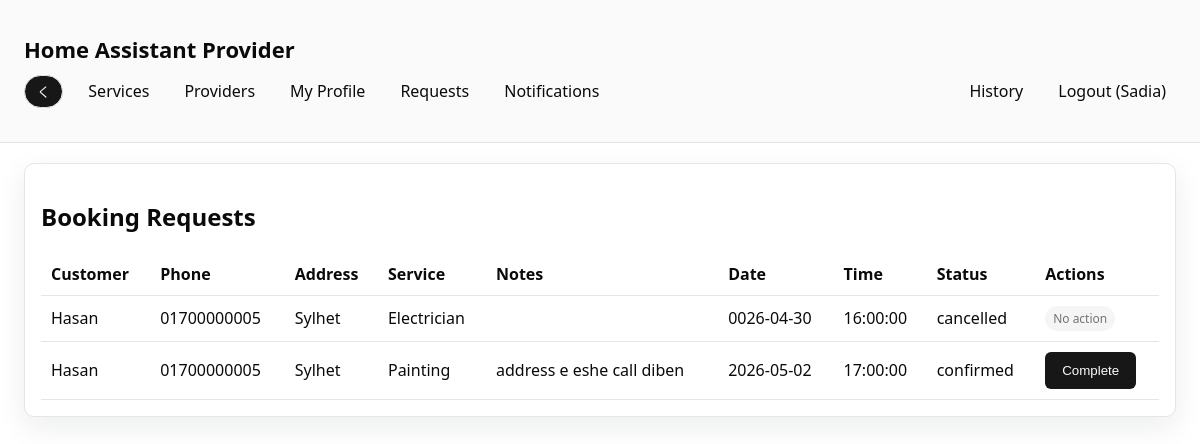
Page /provider_bookings.php (signed in) on the committed database.
### tables this page shows
CREATE TABLE `users` (
  `user_id` int(11) NOT NULL,
  `name` varchar(100) DEFAULT NULL,
  `email` varchar(100) DEFAULT NULL,
  `password` varchar(255) DEFAULT NULL,
  `phone` varchar(20) DEFAULT NULL,
  `address` text DEFAULT NULL,
  `role` varchar(20) DEFAULT NULL,
  `flag` tinyint(1) DEFAULT NULL,
  `nid_card` varchar(50) DEFAULT NULL,
  `nid_file` varchar(255) DEFAULT NULL,
  `verification_status` varchar(50) DEFAULT NULL,
  `balance` decimal(10,2) NOT NULL DEFAULT 0.00,
  `created_at` datetime NOT NULL DEFAULT current_timestamp(),
  `admin_id` int(11) DEFAULT NULL
);

CREATE TABLE `booking` (
  `booking_id` int(11) NOT NULL,
  `customer_id` int(11) DEFAULT NULL,
  `provider_id` int(11) DEFAULT NULL,
  `service_id` int(11) DEFAULT NULL,
  `booking_status` varchar(50) DEFAULT NULL,
  `time` time DEFAULT NULL,
  `date` date DEFAULT NULL,
  `notes` text DEFAULT NULL,
  `created_at` datetime NOT NULL DEFAULT current_timestamp()
);

CREATE TABLE `service` (
  `service_id` int(11) NOT NULL,
  `service_category` varchar(100) DEFAULT NULL,
  `price_per_hour` decimal(10,2) DEFAULT NULL
);

### includes/auth.php (called while the page is built, shortened)
<?php
require_once __DIR__ . "/../DBconnect.php";
require_once __DIR__ . "/functions.php";
function current_user($conn) {
    $user_id = (int)$_SESSION["user_id"];
    $stmt = db_query($conn, "SELECT * FROM users WHERE user_id = ? LIMIT 1", "i", [$user_id]);
    $result = $stmt->get_result();
    return $result->fetch_assoc();
}
function is_admin() {
    return ($_SESSION["role"] ?? "") === "admin";
}
function is_provider() {
    return ($_SESSION["role"] ?? "") === "provider";
}
?>

### includes/functions.php (called while the page is built, shortened)
<?php
function e($value) {
    return htmlspecialchars($value ?? "", ENT_QUOTES, "UTF-8");
}
function db_query($conn, $sql, $types = "", $params = []) {
    $stmt = $conn->prepare($sql);
    if ($types !== "" && !empty($params)) {
        $stmt->bind_param($types, ...$params);
    }
    if (!$stmt->execute()) {
        return false;
    }
    return $stmt;
}
?>

### provider_bookings.php (the view, shortened to what this page needs)
<?php
require_once __DIR__ . "/includes/header.php";
$stmt = db_query(
    $conn,
    "SELECT b.*, s.service_category, u.name AS customer_name, u.phone AS customer_phone, u.address AS customer_address
     FROM booking b
     LEFT JOIN service s ON s.service_id = b.service_id
     LEFT JOIN users u ON u.user_id = b.customer_id
     WHERE b.provider_id = ?
     ORDER BY b.booking_id DESC",
    "i",
    [$_SESSION["user_id"]]
);
$bookings = $stmt ? $stmt->get_result() : false;
?>
<div class="card">
    <h2>Booking Requests</h2>
    <?php if ($bookings && $bookings->num_rows > 0): ?>
        <table class="table">
            <thead>
                <tr>
                    <th>Customer</th>
                    <th>Phone</th>
                    <th>Address</th>
                    <th>Service</th>
                    <th>Notes</th>
                    <th>Date</th>
                    <th>Time</th>
                    <th>Status</th>
                    <th>Actions</th>
                </tr>
            </thead>
            <tbody>
                <?php while ($row = $bookings->fetch_assoc()): ?>
                    <tr>
                        <td><?php echo e($row["customer_name"]); ?></td>
                        <td><?php echo e($row["customer_phone"]); ?></td>
                        <td><?php echo e($row["customer_address"]); ?></td>
                        <td><?php echo e($row["service_category"]); ?></td>
                        <td><?php echo e($row["notes"]); ?></td>
                        <td><?php echo e($row["date"]); ?></td>
                        <td><?php echo e($row["time"]); ?></td>
                        <td><?php echo e($row["booking_status"]); ?></td>
                        <td>
                            <form method="post" style="display: flex; gap: 6px; flex-wrap: wrap;">
                                <?php if ($row["booking_status"] === "pending"): ?>
                                    <button type="submit" name="action" value="accept">Accept</button>
                                    <button class="secondary" type="submit" name="action" value="reject">Reject</button>
                                <?php elseif ($row["booking_status"] === "confirmed"): ?>
                                    <button type="submit" name="action" value="complete">Complete</button>
                                <?php else: ?>
                                    <span class="badge">No action</span>
                                <?php endif; ?>
                            </form>
                        </td>
                    </tr>
                <?php endwhile; ?>
            </tbody>
        </table>
    <?php else: ?>
        <p>No booking requests.</p>
    <?php endif; ?>
</div>

### includes/header.php (shortened to what this page needs)
<?php
require_once __DIR__ . "/auth.php";
$user = current_user($conn);
$current_page = basename($_SERVER['PHP_SELF']);
?>
<!DOCTYPE html>
<html lang="en">
<head>
    <link rel="stylesheet" href="assets/style.css">
</head>
<body>
<?php if ($current_page !== 'index.php'): ?>
<header class="site-header">
    <div class="container">
        <h1 class="logo">Home Assistant Provider</h1>
        <nav class="nav">
            <div class="nav-left">
                <button type="button" class="back-button" onclick="history.back()">く</button>
                <?php if ($user): ?>
                    <a href="services.php">Services</a>
                    <a href="providers.php">Providers</a>
                    <?php if (is_provider()): ?>
                        <a href="provider_profile.php">My Profile</a>
                        <a href="provider_bookings.php">Requests</a>
                        <a href="notifications.php">Notifications</a>
                    <?php endif; ?>
                <?php endif; ?>
            </div>
            <div class="nav-right">
                <?php if ($user): ?>
                    <?php if (!is_admin()): ?>
                        <a href="history.php">History</a>
                    <?php endif; ?>
                    <a href="logout.php">Logout (<?php echo e($user["name"] ?? "User"); ?>)</a>
                <?php else: ?>
                    <a href="login.php">Login</a>
                    <a href="register.php">Register</a>
                <?php endif; ?>
            </div>
        </nav>
    </div>
</header>
<main class="container">
<?php endif; ?>

### assets/style.css (style rules this page uses)
:root { --radius: 0.625rem; --background: oklch(1 0 0); --foreground: oklch(0.145 0 0); --card: oklch(1 0 0); --card-foreground: oklch(0.145 0 0); --popover: oklch(1 0 0); --popover-foreground: oklch(0.145 0 0); --primary: oklch(0.205 0 0); --primary-foreground: oklch(0.985 0 0); --secondary: oklch(0.97 0 0); --secondary-foreground: oklch(0.205 0 0); --muted: oklch(0.97 0 0); --muted-foreground: oklch(0.556 0 0); --accent: oklch(0.97 0 0); --accent-foreground: oklch(0.205 0 0); --destructive: oklch(0.577 0.245 27.325); --border: oklch(0.922 0 0); --input: oklch(0.922 0 0); --ring: oklch(0.708 0 0); --chart-1: oklch(0.646 0.222 41.116); --chart-2: oklch(0.6 0.118 184.704); --chart-3: oklch(0.398 0.07 227.392); --chart-4: oklch(0.828 0.189 84.429); --chart-5: oklch(0.769 0.188 70.08); --sidebar: oklch(0.985 0 0); --sidebar-foreground: oklch(0.145 0 0); --sidebar-primary: oklch(0.205 0 0); --sidebar-primary-foreground: oklch(0.985 0 0); --sidebar-accent: oklch(0.97 0 0); --sidebar-accent-foreground: oklch(0.205 0 0); --sidebar-border: oklch(0.922 0 0); --sidebar-ring: oklch(0.708 0 0); }
* { box-sizing: border-box; border-color: var(--border); }
body { font-family: "Segoe UI", Tahoma, Geneva, Verdana, sans-serif; margin: 0; background: var(--background); color: var(--foreground); }
.container { width: 100%; margin: 0 auto; padding: 20px 24px; }
.site-header { background: var(--sidebar); color: var(--sidebar-foreground); padding: 14px 0; border-bottom: 1px solid var(--sidebar-border); }
.logo { margin: 0; font-size: 22px; color: var(--sidebar-foreground); }
.nav { margin-top: 10px; display: flex; gap: 12px; flex-wrap: wrap; align-items: center; }
.nav a { color: var(--sidebar-foreground); text-decoration: none; font-weight: 500; padding: 6px 10px; border-radius: 999px; transition: background 0.2s ease, color 0.2s ease; }
.nav { display: flex; justify-content: space-between; align-items: center; }
.nav-left, .nav-right { display: flex; align-items: center; gap: 15px; }
.card { background: var(--card); color: var(--card-foreground); padding: 16px; border-radius: var(--radius); box-shadow: 0 10px 30px rgba(15, 23, 42, 0.08); margin-bottom: 16px; border: 1px solid var(--border); }
form { display: grid; gap: 12px; }
button { padding: 10px 16px; border: 1px solid transparent; background: var(--primary); color: var(--primary-foreground); border-radius: calc(var(--radius) - 4px); cursor: pointer; transition: transform 0.2s ease, box-shadow 0.2s ease, background 0.2s ease; }
.back-button { display: inline-flex; align-items: center; gap: 8px; padding: 6px 12px; border-radius: 999px; background: var(--sidebar-primary); color: var(--sidebar-primary-foreground); border: 1px solid var(--sidebar-border); }
.table { width: 100%; border-collapse: collapse; }
.table th, .table td { border-bottom: 1px solid var(--border); text-align: left; padding: 10px; }
.badge { display: inline-block; padding: 4px 8px; border-radius: 999px; background: var(--muted); color: var(--muted-foreground); font-size: 12px; }

### rows in the picture
users: name "Sadia"
booking: users.name "Hasan", users.phone "01700000005", users.address "Sylhet", service.service_category "Electrician", date "0026-04-30", time "16:00:00", booking_status "cancelled", shows "No action"
booking: users.name "Hasan", users.phone "01700000005", users.address "Sylhet", service.service_category "Painting", notes "address e eshe call diben", date "2026-05-02", time "17:00:00", booking_status "confirmed", shows "Complete"
